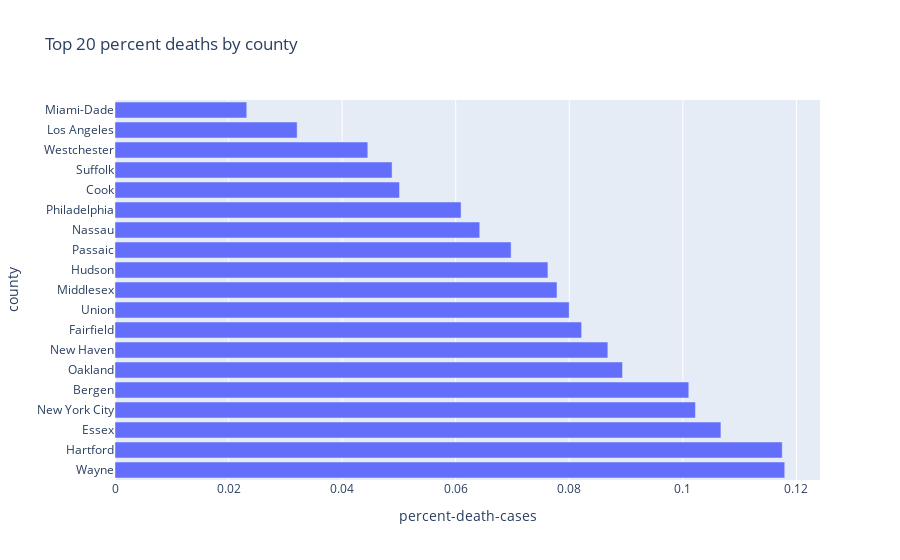

The notebook cell this image was saved under:
### Markdown cell above
There is a data point with {unknown} inside of the {county} column, which is a bit confusing because we don't know where these counties are and it skews the data. I found out that within this entry contains 50 states, so the data above is the deaths per cases ratio summed across multiple regions. I think it is best to overlook this data and drop the info, until the unknown counites can be accounted for.

Below I did just that, drop the unknowns and re-plot the data. We can see the largest data point for deaths/cases is Wayne, Michigan where our previous #1 cases (NYC) is below the top 3 'death rate'. 

It would be interesting to see the state of public health in these regions and how well protocols (that are in place) are effetively reducing, or increasing the spread rate, or perhaps even the state of public cooperation with community health concerns.

### Code cell
unk_county = df[df['county']=='Unknown'].groupby(df['state']).state.unique()
unk_county.head(5)
len(unk_county)

df2 = df2.drop(index='Unknown')
df_percent_l = df2.nlargest(20, ['percent-death-cases'])
py.plot(x='percent-death-cases', y=df_percent_l.index,
       data_frame = df_percent_l,
       kind = 'bar',
       title = 'Top 20 deaths per cases by county'
       )

### Figure 1 — Plotly figure (JSON) as saved in the notebook; plotly's stock layout.template omitted (floating-point values rounded to 4 significant figures)
{"data": [{"alignmentgroup": "True", "hovertemplate": "percent-death-cases=%{x}<br>county=%{y}<extra></extra>", "legendgroup": "", "marker": {"color": "#636efa"}, "name": "", "offsetgroup": "", "orientation": "h", "showlegend": false, "textposition": "auto", "type": "bar", "x": [0.1179, 0.1175, 0.1067, 0.1022, 0.101, 0.08937, 0.08679, 0.08217, 0.07998, 0.07784, 0.07623, 0.06976, 0.06423, 0.06094, 0.05011, 0.04879, 0.04452, 0.03208, 0.02321], "xaxis": "x", "y": ["Wayne", "Hartford", "Essex", "New York City", "Bergen", "Oakland", "New Haven", "Fairfield", "Union", "Middlesex", "Hudson", "Passaic", "Nassau", "Philadelphia", "Cook", "Suffolk", "Westchester", "Los Angeles", "Miami-Dade"], "yaxis": "y"}], "layout": {"barmode": "relative", "legend": {"tracegroupgap": 0}, "title": {"text": "Top 20 percent deaths by county"}, "xaxis": {"anchor": "y", "domain": [0, 1], "title": {"text": "percent-death-cases"}}, "yaxis": {"anchor": "x", "domain": [0, 1], "title": {"text": "county"}}}}
